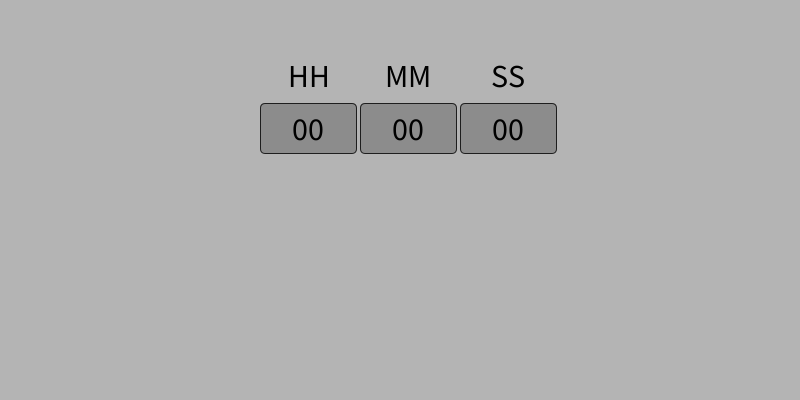
Frame 1 (no input)
Frame 60 (the mouse pressed at the canvas centre just before this capture): identical to frame 1, image omitted
Frame 120 (the mouse held since frame 60 and released just before this capture): identical to frame 1, image omitted

The Processing sketch that drew this single still picture (run headless with seeded random() and noise(); from frame 60 on, the mouse is pressed at the canvas centre):

// Processing sketch: timefield_001
// ── timefield_001.pde
// Exemple d'ús de Camps de Temps

// Declaració de variable de tipus TimeField
TimeField tf;

void setup() {
  
   size(800, 400);
   
   // Creació del camp de temps
   tf = new TimeField(260, 103, 300, 50);
   
}

void draw() {
  
   background(180);
   
   // Dibuixa el camp de temps
   tf.display();
   
}

// Mira si pitjam sobre el camp de temps
void mousePressed() {
   tf.isPressed();
}


// Quan pitjam tecla sobre el camp de temps
void keyPressed() {
   tf.keyPressed(key, (int)keyCode);
}

// ── TextTimeField.pde
// Component Camp de Text

class TextTimeField {
  
  // Propietats del camp de text
  float x, y, h, w;
  
  // Colors
  color bgColor = color(140, 140, 140);
  color fgColor = color(0, 0, 0);
  color selectedColor = color(190, 190, 60);
  color borderColor = color(30, 30, 30);
  int borderWeight = 1;
  
  // Text del camp
  String text = "00";
  int textSize = 32;
  
  String labelText="";

  boolean selected = false;
   
  // Constructor
  TextTimeField(String lt, float x, float y, float w,float h) {
      this.labelText = lt;
      this.x = x; this.y = y; 
      this.w = w; this.h = h;
   }
  
  // Dibuixa el Camp de Text
  void display() {

      if (selected) {
         fill(selectedColor);
      } else {
         fill(bgColor);
      }
      
      strokeWeight(borderWeight);
      stroke(borderColor);
      rect(x, y, w, h, 5);
      
      fill(fgColor);
      textSize(textSize); textAlign(CENTER);
      text(text, x + w/2, y + textSize +5);
      
      fill(0); textAlign(CENTER);
      text(labelText, x + w/2, y - textSize/2);
   }
   
   // Afegeix, lleva el text que es tecleja
   void keyPressed(char key, int keyCode) {
      if (selected) {
         if (keyCode == (int)BACKSPACE) {
            removeText();
         } else if (keyCode == 32) {
            addText(' '); // SPACE
         } else {
            
           boolean isKeyNumber = (key >= '0' && key <= '9');
      
           if (isKeyNumber) {
               addText(key);
           }
         }
      }
   }
   
   // Afegeix la lletra c al final del text
   void addText(char c) {
      if (this.text.length()<2) {
         this.text += c;
         int n = Integer.valueOf(this.text);
         if(n<0 || n>60){
           this.text="00";
         }
      }
   }
   
   // Lleva la darrera lletra del text
   void removeText() {
      if (this.text.length()> 0) {
         text = text.substring(0, text.length() - 1);
      }
   }

   // Indica si el ratolí està sobre el camp de text
   boolean mouseOverTextField() {
      if (mouseX >= this.x && mouseX <= this.x + this.w) {
         if (mouseY >= this.y && mouseY <= this.y + this.h) {
            return true;
         }
      }
      return false;
   }
   
   // Selecciona el camp de text si pitjam a sobre
   // Deselecciona el camp de text si pitjam a fora
   void isPressed() {
      if (mouseOverTextField()) {
         selected = true;
      } else {
         selected = false;
      }
   }
}

// ── TimeField.pde
// Component Camp de Temps

class TimeField {
  
  // Propietats del camp de temps
  int x, y, h, w;
  TextTimeField[] tf;
   
  // Constructor
  TimeField(int x, int y, int w, int h) {
      this.x = x; this.y = y; this.w = w; this.h = h;
      tf = new TextTimeField[3];
      tf[0] = new TextTimeField("HH", x, y, w/3.1, h);
      tf[1] = new TextTimeField("MM", x + w/3, y, w/3.1, h);
      tf[2] = new TextTimeField("SS", x + 2*w/3, y, w/3.1, h);
   }
  
  // Dibuixa el Camp de Text
  void display() {
      for(int i=0; i<tf.length; i++){
        tf[i].display();
      }
   }
   
   // Escritura en algun dels camps de texte
   void keyPressed(char key, int keyCode) {
      for(int i=0; i<tf.length; i++){
        tf[i].keyPressed(key, keyCode);
      }
   }
   
   // Click sobre algun dels camps de texte
   void isPressed() {
     for(int i=0; i<tf.length; i++){
        tf[i].isPressed();
      }
   }
   
}
